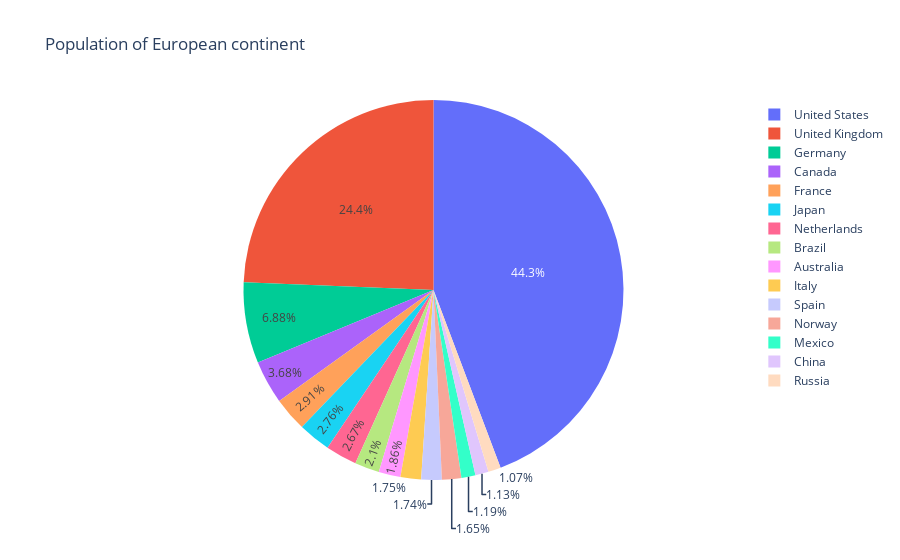

Notebook source saved alongside this figure:
### Code cell
fig = px.pie(df.head(15), 
             values='runner_nb_per_country', 
             names='country', 
             title='',
			 )
fig.show()

### Figure 1 — Plotly figure (JSON) as saved in the notebook; plotly's stock layout.template omitted (floating-point values rounded to 4 significant figures)
{"data": [{"domain": {"x": [0, 1], "y": [0, 1]}, "hovertemplate": "country=%{label}<br>runner_nb_per_country=%{value}<extra></extra>", "labels": ["United States", "United Kingdom", "Germany", "Canada", "France", "Japan", "Netherlands", "Brazil", "Australia", "Italy", "Spain", "Norway", "Mexico", "China", "Russia"], "legendgroup": "", "name": "", "showlegend": true, "type": "pie", "values": [13748, 7565, 2138, 1144, 903, 857, 830, 652, 578, 544, 540, 513, 370, 350, 333]}], "layout": {"legend": {"tracegroupgap": 0}, "title": {"text": "Population of European continent"}}}
